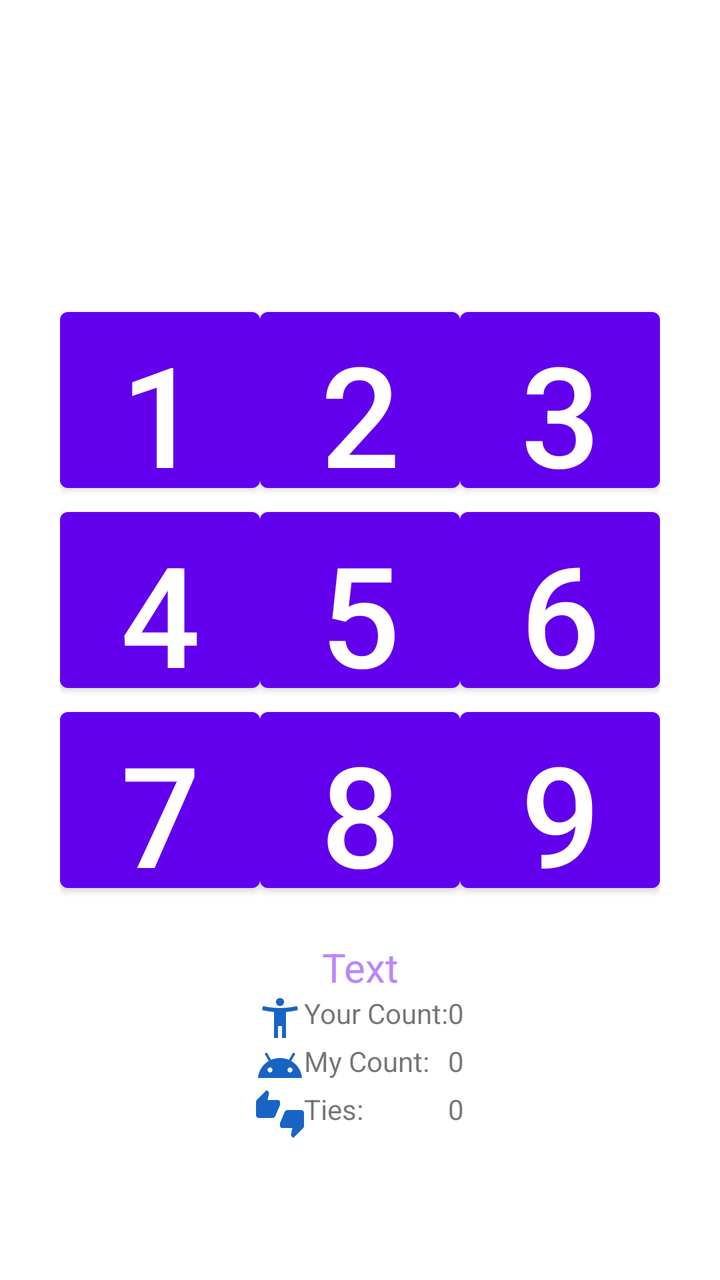
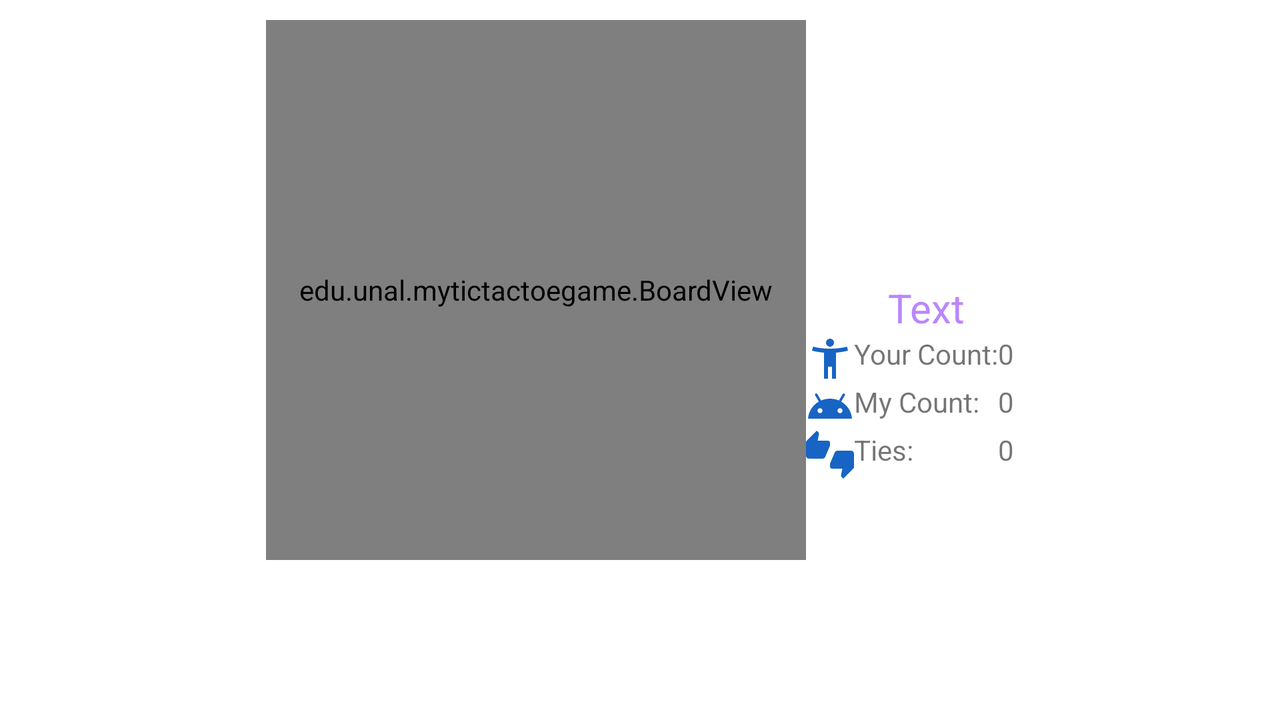

An Android layout and its configuration variant, each rendered on a device that would load it. The default file and the variant file are quoted in full after the pictures.
<!-- AndroidManifest.xml: application theme Theme.MyTicTacToeGame -->
<!-- res/layout/activity_main.xml -->
<?xml version="1.0" encoding="utf-8"?>
<LinearLayout xmlns:android="http://schemas.android.com/apk/res/android"
    xmlns:app="http://schemas.android.com/apk/res-auto"
    android:orientation="vertical"
    android:layout_width="fill_parent"
    android:layout_height="fill_parent"
    android:gravity="center_horizontal"
    >

    <TableLayout
        android:id="@+id/play_grid"
        android:layout_width="wrap_content"
        android:layout_height="wrap_content"
        android:layout_marginTop="150dp">

        <TableRow android:gravity="center_horizontal">

            <Button
                android:id="@+id/one"
                android:layout_width="100dp"
                android:layout_height="100dp"
                android:text="1"
                android:textSize="70dp" />

            <Button
                android:id="@+id/two"
                android:layout_width="100dp"
                android:layout_height="100dp"
                android:text="2"
                android:textSize="70dp" />

            <Button
                android:id="@+id/three"
                android:layout_width="100dp"
                android:layout_height="100dp"
                android:text="3"
                android:textSize="70dp" />
        </TableRow>

        <TableRow android:gravity="center_horizontal">

            <Button
                android:id="@+id/four"
                android:layout_width="100dp"
                android:layout_height="100dp"
                android:text="4"
                android:textSize="70dp" />

            <Button
                android:id="@+id/five"
                android:layout_width="100dp"
                android:layout_height="100dp"
                android:text="5"
                android:textSize="70dp" />

            <Button
                android:id="@+id/six"
                android:layout_width="100dp"
                android:layout_height="100dp"
                android:text="6"
                android:textSize="70dp" />
        </TableRow>

        <TableRow android:gravity="center_horizontal">

            <Button
                android:id="@+id/seven"
                android:layout_width="100dp"
                android:layout_height="100dp"
                android:text="7"
                android:textSize="70dp" />

            <Button
                android:id="@+id/eight"
                android:layout_width="100dp"
                android:layout_height="100dp"
                android:text="8"
                android:textSize="70dp" />

            <Button
                android:id="@+id/nine"
                android:layout_width="100dp"
                android:layout_height="100dp"
                android:text="9"
                android:textSize="70dp" />

        </TableRow>
    </TableLayout>

    <TextView
        android:id="@+id/information"
        android:layout_width="fill_parent"
        android:layout_height="wrap_content"
        android:layout_marginTop="20dp"
        android:gravity="center_horizontal"
        android:text="@string/info"
        android:textColor="@color/purple_200"
        android:textSize="20dp" />

    <TableLayout
        android:id="@+id/count_table"
        android:layout_width="wrap_content"
        android:layout_height="wrap_content">

        <TableRow
            android:layout_width="wrap_content"
            android:layout_height="wrap_content">

            <ImageView
                android:id="@+id/humanimageview"
                android:layout_width="wrap_content"
                android:layout_height="wrap_content"
                app:srcCompat="@drawable/ic_human" />

            <TextView
                android:id="@+id/humantext"
                android:layout_width="wrap_content"
                android:layout_height="wrap_content"
                android:text="@string/your_count_text" />

            <TextView
                android:id="@+id/humancount"
                android:layout_width="wrap_content"
                android:layout_height="wrap_content"
                android:text="@string/your_count" />
        </TableRow>

        <TableRow
            android:layout_width="match_parent"
            android:layout_height="match_parent">

            <ImageView
                android:id="@+id/androidimageview"
                android:layout_width="wrap_content"
                android:layout_height="wrap_content"
                app:srcCompat="@drawable/ic_android" />

            <TextView
                android:id="@+id/androidtext"
                android:layout_width="wrap_content"
                android:layout_height="wrap_content"
                android:text="@string/my_count_text" />

            <TextView
                android:id="@+id/androidcount"
                android:layout_width="wrap_content"
                android:layout_height="wrap_content"
                android:text="@string/my_count" />
        </TableRow>

        <TableRow
            android:layout_width="match_parent"
            android:layout_height="match_parent">

            <ImageView
                android:id="@+id/tieimageview"
                android:layout_width="wrap_content"
                android:layout_height="wrap_content"
                app:srcCompat="@drawable/ic_tie" />

            <TextView
                android:id="@+id/tietext"
                android:layout_width="wrap_content"
                android:layout_height="wrap_content"
                android:text="@string/tie_text" />

            <TextView
                android:id="@+id/tiecount"
                android:layout_width="wrap_content"
                android:layout_height="wrap_content"
                android:text="@string/ties"/>
        </TableRow>

    </TableLayout>

</LinearLayout>
<!-- resources referenced by this layout -->
<resources>
  <!-- drawable ic_android (drawable) -->
  <vector android:height="24dp" android:tint="#1864C4"
      android:viewportHeight="24" android:viewportWidth="24"
      android:width="24dp" xmlns:android="http://schemas.android.com/apk/res/android">
      <path android:fillColor="@android:color/white" android:pathData="M17.6,9.48l1.84,-3.18c0.16,-0.31 0.04,-0.69 -0.26,-0.85c-0.29,-0.15 -0.65,-0.06 -0.83,0.22l-1.88,3.24c-2.86,-1.21 -6.08,-1.21 -8.94,0L5.65,5.67c-0.19,-0.29 -0.58,-0.38 -0.87,-0.2C4.5,5.65 4.41,6.01 4.56,6.3L6.4,9.48C3.3,11.25 1.28,14.44 1,18h22C22.72,14.44 20.7,11.25 17.6,9.48zM7,15.25c-0.69,0 -1.25,-0.56 -1.25,-1.25c0,-0.69 0.56,-1.25 1.25,-1.25S8.25,13.31 8.25,14C8.25,14.69 7.69,15.25 7,15.25zM17,15.25c-0.69,0 -1.25,-0.56 -1.25,-1.25c0,-0.69 0.56,-1.25 1.25,-1.25s1.25,0.56 1.25,1.25C18.25,14.69 17.69,15.25 17,15.25z"/>
  </vector>
  <!-- drawable ic_human (drawable) -->
  <vector android:height="24dp" android:tint="#1864C4"
      android:viewportHeight="24" android:viewportWidth="24"
      android:width="24dp" xmlns:android="http://schemas.android.com/apk/res/android">
      <path android:fillColor="@android:color/white" android:pathData="M20.5,6c-2.61,0.7 -5.67,1 -8.5,1s-5.89,-0.3 -8.5,-1L3,8c1.86,0.5 4,0.83 6,1v13h2v-6h2v6h2V9c2,-0.17 4.14,-0.5 6,-1l-0.5,-2zM12,6c1.1,0 2,-0.9 2,-2s-0.9,-2 -2,-2 -2,0.9 -2,2 0.9,2 2,2z"/>
  </vector>
  <!-- drawable ic_tie (drawable) -->
  <vector android:height="24dp" android:tint="#1864C4"
      android:viewportHeight="24" android:viewportWidth="24"
      android:width="24dp" xmlns:android="http://schemas.android.com/apk/res/android">
      <path android:fillColor="@android:color/white" android:pathData="M12,6c0,-0.55 -0.45,-1 -1,-1L5.82,5l0.66,-3.18 0.02,-0.23c0,-0.31 -0.13,-0.59 -0.33,-0.8L5.38,0 0.44,4.94C0.17,5.21 0,5.59 0,6v6.5c0,0.83 0.67,1.5 1.5,1.5h6.75c0.62,0 1.15,-0.38 1.38,-0.91l2.26,-5.29c0.07,-0.17 0.11,-0.36 0.11,-0.55L12,6zM22.5,10h-6.75c-0.62,0 -1.15,0.38 -1.38,0.91l-2.26,5.29c-0.07,0.17 -0.11,0.36 -0.11,0.55L12,18c0,0.55 0.45,1 1,1h5.18l-0.66,3.18 -0.02,0.24c0,0.31 0.13,0.59 0.33,0.8l0.79,0.78 4.94,-4.94c0.27,-0.27 0.44,-0.65 0.44,-1.06v-6.5c0,-0.83 -0.67,-1.5 -1.5,-1.5z"/>
  </vector>
  <string name="info">Text</string>
  <string name="my_count">0</string>
  <string name="my_count_text">My Count:</string>
  <string name="tie_text">Ties:</string>
  <string name="ties">0</string>
  <string name="your_count">0</string>
  <string name="your_count_text">Your Count:</string>
  <style name="Theme.MyTicTacToeGame" parent="Theme.MaterialComponents.DayNight.DarkActionBar">
          
          <item name="colorPrimary">@color/purple_500</item>
          <item name="colorPrimaryVariant">@color/purple_700</item>
          <item name="colorOnPrimary">@color/white</item>
          
          <item name="colorSecondary">@color/teal_200</item>
          <item name="colorSecondaryVariant">@color/teal_700</item>
          <item name="colorOnSecondary">@color/black</item>
          
          <item name="android:statusBarColor" tools:targetApi="l">?attr/colorPrimaryVariant</item>
          
      </style>
</resources>
<!-- res/layout-land/activity_main.xml (the repository's variant of the layout above) -->
<!-- drawn on the phone turned sideways -->
<?xml version="1.0" encoding="utf-8"?>
<LinearLayout xmlns:android="http://schemas.android.com/apk/res/android"
    xmlns:app="http://schemas.android.com/apk/res-auto"
    android:layout_width="fill_parent"
    android:layout_height="fill_parent"
    android:gravity="center_horizontal"
    android:orientation="horizontal">

    <edu.unal.mytictactoegame.BoardView
        android:id="@+id/board"
        android:layout_width="270dp"
        android:layout_height="270dp"
        android:layout_marginTop="10dp"
        android:gravity="left"/>

    <TableLayout
        android:id="@+id/count_table"
        android:layout_width="wrap_content"
        android:layout_height="match_parent"
        android:gravity="center_horizontal|fill_horizontal|center_vertical"
        android:orientation="vertical">

        <TableRow
            android:layout_width="match_parent"
            android:layout_height="match_parent">

            <Space
                android:layout_width="wrap_content"
                android:layout_height="wrap_content" />

            <TextView
                android:id="@+id/information"
                android:layout_width="wrap_content"
                android:layout_height="wrap_content"
                android:layout_marginTop="20dp"
                android:gravity="center_horizontal"
                android:text="@string/info"
                android:textColor="@color/purple_200"
                android:textSize="20sp" />

            <Space
                android:layout_width="wrap_content"
                android:layout_height="wrap_content" />
        </TableRow>

        <TableRow
            android:layout_width="wrap_content"
            android:layout_height="wrap_content">

            <ImageView
                android:id="@+id/humanimageview"
                android:layout_width="wrap_content"
                android:layout_height="wrap_content"
                app:srcCompat="@drawable/ic_human" />

            <TextView
                android:id="@+id/humantext"
                android:layout_width="wrap_content"
                android:layout_height="wrap_content"
                android:text="@string/your_count_text" />

            <TextView
                android:id="@+id/humancount"
                android:layout_width="wrap_content"
                android:layout_height="wrap_content"
                android:text="@string/your_count" />
        </TableRow>

        <TableRow
            android:layout_width="match_parent"
            android:layout_height="match_parent">

            <ImageView
                android:id="@+id/androidimageview"
                android:layout_width="wrap_content"
                android:layout_height="wrap_content"
                app:srcCompat="@drawable/ic_android" />

            <TextView
                android:id="@+id/androidtext"
                android:layout_width="wrap_content"
                android:layout_height="wrap_content"
                android:text="@string/my_count_text" />

            <TextView
                android:id="@+id/androidcount"
                android:layout_width="wrap_content"
                android:layout_height="wrap_content"
                android:text="@string/my_count" />
        </TableRow>

        <TableRow
            android:layout_width="match_parent"
            android:layout_height="match_parent">

            <ImageView
                android:id="@+id/tieimageview"
                android:layout_width="wrap_content"
                android:layout_height="wrap_content"
                app:srcCompat="@drawable/ic_tie" />

            <TextView
                android:id="@+id/tietext"
                android:layout_width="wrap_content"
                android:layout_height="wrap_content"
                android:text="@string/tie_text" />

            <TextView
                android:id="@+id/tiecount"
                android:layout_width="wrap_content"
                android:layout_height="wrap_content"
                android:text="@string/ties" />
        </TableRow>

    </TableLayout>

</LinearLayout>
